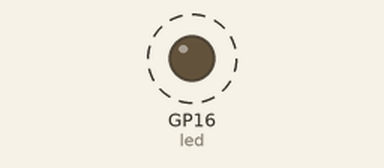
A program run on a simulated Raspberry Pi Pico running MicroPython. Parts: output pins drawn as LEDs (lit = HIGH). Dashed ring = blinking.

Above: at 0.5 s.
Timing chart, 0 to 4.6 s (numbered marks = the images above):
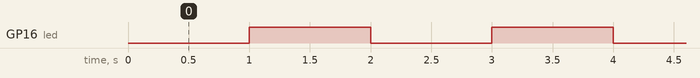

The program:

Timer_Periodic_Interrupt.py
```python
import machine
from machine import Timer

# Configure an GPIO as Output LED
led = machine.Pin(16,machine.Pin.OUT)

def timer_callback(timer):
    led.toggle()

tim = Timer(period=1000, mode=machine.Timer.PERIODIC, callback=timer_callback)
```

Measured:
- by itself, GP16 (led): alternates HIGH for 1.0 s and LOW for 1.0 s
